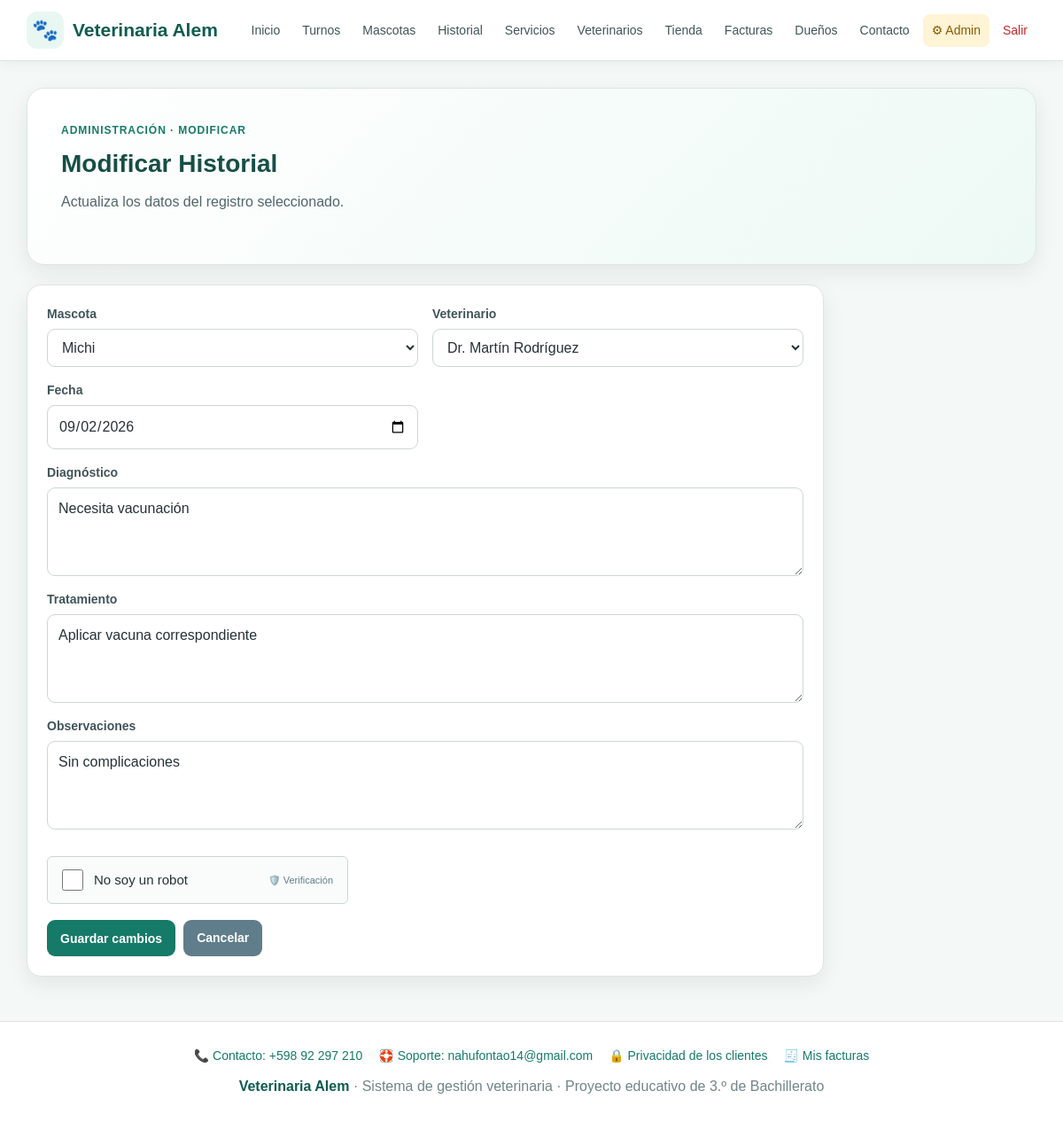
The page /admin/editar.php?tabla=historial&id=2 (signed in) on the database its author committed.
### tables this page shows
CREATE TABLE historial(
 id INT AUTO_INCREMENT PRIMARY KEY,
 id_mascota INT NOT NULL,
 id_veterinario INT NOT NULL,
 fecha DATE NOT NULL,
 diagnostico TEXT NOT NULL,
 tratamiento TEXT,
 observaciones TEXT,
 FOREIGN KEY(id_mascota) REFERENCES mascotas(id) ON UPDATE CASCADE ON DELETE RESTRICT,
 FOREIGN KEY(id_veterinario) REFERENCES veterinarios(id) ON UPDATE CASCADE ON DELETE RESTRICT
);

CREATE TABLE mascotas(
 id INT AUTO_INCREMENT PRIMARY KEY,
 nombre VARCHAR(100) NOT NULL,
 especie VARCHAR(50) NOT NULL,
 raza VARCHAR(80),
 sexo VARCHAR(20),
 fecha_nacimiento DATE NULL,
 peso DECIMAL(6,2) NULL,
 id_dueno INT NOT NULL,
 FOREIGN KEY(id_dueno) REFERENCES duenos(id) ON UPDATE CASCADE ON DELETE RESTRICT
);

CREATE TABLE veterinarios(
 id INT AUTO_INCREMENT PRIMARY KEY,
 nombre VARCHAR(100) NOT NULL,
 especialidad VARCHAR(100),
 telefono VARCHAR(30),
 email VARCHAR(150)
);

### admin/editar.php (the view, shortened to what this page needs)
<?php
require "../includes/captcha.php";
require "../conexion.php";
$permitidas = [
    "productos" => ["nombre", "categoria", "precio", "stock"],
    "servicios" => ["nombre", "descripcion", "precio"],
    "veterinarios" => ["nombre", "especialidad", "telefono", "email"],
    "duenos" => ["nombre", "cedula", "telefono", "email", "direccion"],
    "mascotas" => ["nombre", "especie", "raza", "sexo", "fecha_nacimiento", "peso", "id_dueno"],
    "turnos" => ["id_dueno", "id_mascota", "id_veterinario", "id_servicio", "fecha", "hora", "motivo", "estado"],
    "historial" => ["id_mascota", "id_veterinario", "fecha", "diagnostico", "tratamiento", "observaciones"],
    "usuarios" => ["nombre", "email", "rol", "activo"]
];
$tabla = $_GET["tabla"] ?? "";
$id = (int)($_GET["id"] ?? 0);
$campos = $permitidas[$tabla];
$stmt = $conexion->prepare("SELECT * FROM `$tabla` WHERE id = ?");
$stmt->bind_param("i", $id);
$stmt->execute();
$actual = $stmt->get_result()->fetch_assoc();
$mascotas = null;
$veterinarios = null;
if ($tabla === "turnos" || $tabla === "historial") {
    $mascotas = $conexion->query("SELECT id, nombre FROM mascotas ORDER BY nombre");
    $veterinarios = $conexion->query("SELECT id, nombre FROM veterinarios ORDER BY nombre");
}
$etiquetas = [
    "nombre"=>"Nombre",
    "email"=>"Correo",
    "categoria"=>"Categoría",
    "precio"=>"Precio",
    "stock"=>"Stock",
    "descripcion"=>"Descripción",
    "especialidad"=>"Especialidad",
    "telefono"=>"Teléfono",
    "cedula"=>"Cédula",
    "direccion"=>"Dirección",
    "especie"=>"Especie",
    "raza"=>"Raza",
    "sexo"=>"Sexo",
    "fecha_nacimiento"=>"Fecha de nacimiento",
    "peso"=>"Peso (kg)",
    "id_dueno"=>"Dueño",
    "id_mascota"=>"Mascota",
    "id_veterinario"=>"Veterinario",
    "id_servicio"=>"Servicio",
    "fecha"=>"Fecha",
    "hora"=>"Hora",
    "motivo"=>"Motivo",
    "estado"=>"Estado",
    "diagnostico"=>"Diagnóstico",
    "tratamiento"=>"Tratamiento",
    "observaciones"=>"Observaciones",
    "rol"=>"Rol",
    "activo"=>"Estado del usuario"
];
function campo_es_textarea($campo) {
    return in_array($campo, ["descripcion", "direccion", "motivo", "diagnostico", "tratamiento", "observaciones"], true);
}
require "../includes/header.php";
?>
<section class="hero">
    <div class="hero-kicker">Administración · Modificar</div>
    <h2>Modificar <?= htmlspecialchars(ucfirst($tabla)) ?></h2>
    <p>Actualiza los datos del registro seleccionado.</p>
</section>
<div class="form-card">
    <form method="post">
        <div class="form-grid">
            <?php foreach ($campos as $campo): ?>
                <?php $valor = $actual[$campo] ?? ""; ?>
                <div class="field <?= campo_es_textarea($campo) ? "full" : "" ?>">
                    <label for="<?= htmlspecialchars($campo) ?>">
                        <?= htmlspecialchars($etiquetas[$campo] ?? ucfirst($campo)) ?>
                    </label>
                    <?php if ($campo === "rol"): ?>
                        <select name="rol" id="rol">
                            <option value="cliente" <?= $valor === "cliente" ? "selected" : "" ?>>Cliente</option>
                            <option value="admin" <?= $valor === "admin" ? "selected" : "" ?>>Administrador</option>
                        </select>
                    <?php elseif ($campo === "id_mascota"): ?>
                        <select name="id_mascota" id="id_mascota" required>
                            <?php while ($o = $mascotas->fetch_assoc()): ?>
                                <option value="<?= $o["id"] ?>" <?= (int)$valor === (int)$o["id"] ? "selected" : "" ?>>
                                    <?= htmlspecialchars($o["nombre"]) ?>
                                </option>
                            <?php endwhile; ?>
                        </select>
                    <?php elseif ($campo === "id_veterinario"): ?>
                        <select name="id_veterinario" id="id_veterinario" required>
                            <?php while ($o = $veterinarios->fetch_assoc()): ?>
                                <option value="<?= $o["id"] ?>" <?= (int)$valor === (int)$o["id"] ? "selected" : "" ?>>
                                    <?= htmlspecialchars($o["nombre"]) ?>
                                </option>
                            <?php endwhile; ?>
                        </select>
                    <?php elseif ($campo === "fecha" || $campo === "fecha_nacimiento"): ?>
                        <input type="date" name="<?= htmlspecialchars($campo) ?>" id="<?= htmlspecialchars($campo) ?>"
                               value="<?= htmlspecialchars($valor) ?>" required>
                    <?php elseif ($campo === "hora"): ?>
                        <input type="time" name="hora" id="hora"
                               value="<?= htmlspecialchars($valor) ?>" required>
                    <?php elseif (campo_es_textarea($campo)): ?>
                        <textarea name="<?= htmlspecialchars($campo) ?>" id="<?= htmlspecialchars($campo) ?>"><?= htmlspecialchars($valor) ?></textarea>
                    <?php endif; ?>
                </div>
            <?php endforeach; ?>
        </div>
        <br>
        <?= captcha_html() ?>
        <div class="form-actions">
            <button class="btn" type="submit">Guardar cambios</button>
            <a class="btn secondary" href="<?= $tabla === "usuarios" ? "usuarios.php" : htmlspecialchars($tabla) . ".php" ?>">Cancelar</a>
        </div>
    </form>
</div>
<?php require "../includes/footer.php"; ?>

### css/estilos.css (style rules this page uses)
* { box-sizing:border-box }
:root { --verde:#167a68; --verde-oscuro:#0e5c4f; --verde-claro:#e9f7f3; --azul:#2563eb; --rojo:#c62828; --amarillo:#d88900; --texto:#263238; --gris:#607d8b; --fondo:#f4f8f7; --blanco:#ffffff; --borde:#dbe5e2; --sombra:0 8px 24px rgba(25,55,50,.08); }
html { scroll-behavior:smooth }
body { margin:0; font-family:Arial,Helvetica,sans-serif; background:var(--fondo); color:var(--texto); line-height:1.5; }
a { color:var(--verde);text-decoration:none }
.hero { background:linear-gradient(135deg,#ffffff 0%,#edf9f5 100%); border:1px solid var(--borde); border-radius:20px; padding:38px; box-shadow:var(--sombra); margin-bottom:22px; }
.hero-kicker { color:var(--verde); font-weight:700; text-transform:uppercase; letter-spacing:.08em; font-size:12px; margin-bottom:8px; }
.hero h1,.hero h2 { margin:0 0 10px; color:#164f45; }
.hero h2 { font-size:28px }
.hero p { margin:0 0 20px;color:#52666b;max-width:760px }
.card,.form-card,.table-card { background:var(--blanco); border:1px solid var(--borde); border-radius:16px; padding:22px; box-shadow:var(--sombra); margin-bottom:20px; }
.btn { display:inline-block; border:0; background:var(--verde); color:#fff; padding:10px 15px; border-radius:9px; font-weight:700; font-size:14px; cursor:pointer; text-decoration:none; }
.btn.secondary { background:#607d8b }
.form-card { max-width:900px; }
.form-grid { display:grid; grid-template-columns:repeat(2,minmax(0,1fr)); gap:16px; }
.field { display:flex; flex-direction:column; gap:6px; }
.field.full { grid-column:1/-1 }
.field label { font-size:14px; font-weight:700; color:#40545a; }
input,select,textarea { width:100%; padding:11px 12px; border:1px solid #cbd8d5; border-radius:9px; background:#fff; color:var(--texto); font:inherit; outline:none; }
textarea { min-height:100px; resize:vertical; }
.form-actions { display:flex; gap:9px; flex-wrap:wrap; margin-top:18px; }

### rows shown on the page
historial: id_mascota "Michi", id_veterinario "Dr. Martín Rodríguez", fecha "09/02/2026", diagnostico "Necesita vacunación", tratamiento "Aplicar vacuna correspondiente", observaciones "Sin complicaciones"

### other values the page prints
$tabla "Historial"
$etiquetas[$campo] "Mascota"
$etiquetas[$campo] "Veterinario"
$etiquetas[$campo] "Fecha"
$etiquetas[$campo] "Diagnóstico"
$etiquetas[$campo] "Tratamiento"
$etiquetas[$campo] "Observaciones"
VET_TELEFONO "+598 92 297 210"
VET_EMAIL_SOPORTE "nahufontao14@gmail.com"
